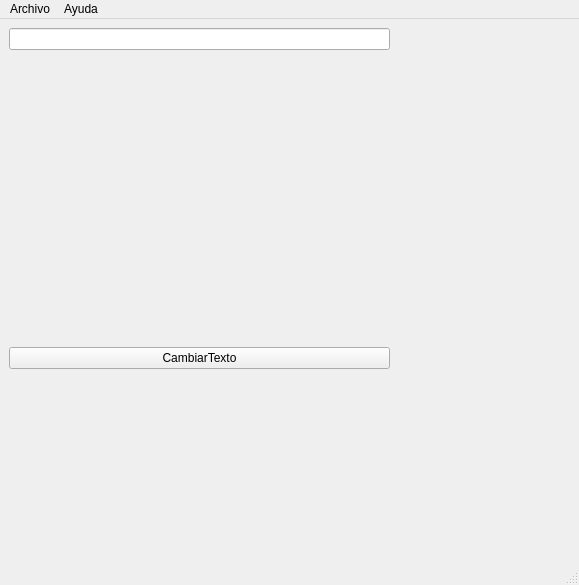
<?xml version="1.0" encoding="UTF-8"?>
<ui version="4.0">
 <class>MainWindow</class>
 <widget class="QMainWindow" name="MainWindow">
  <property name="geometry">
   <rect>
    <x>0</x>
    <y>0</y>
    <width>579</width>
    <height>585</height>
   </rect>
  </property>
  <property name="windowTitle">
   <string>MainWindow</string>
  </property>
  <widget class="QWidget" name="centralwidget">
   <widget class="QWidget" name="verticalLayoutWidget">
    <property name="geometry">
     <rect>
      <x>9</x>
      <y>9</y>
      <width>381</width>
      <height>341</height>
     </rect>
    </property>
    <layout class="QVBoxLayout" name="verticalLayout">
     <item>
      <widget class="QLineEdit" name="lineEdit"/>
     </item>
     <item>
      <widget class="QLabel" name="lblTexto">
       <property name="text">
        <string/>
       </property>
       <property name="alignment">
        <set>Qt::AlignmentFlag::AlignCenter</set>
       </property>
      </widget>
     </item>
     <item>
      <widget class="QPushButton" name="btnCambiar">
       <property name="text">
        <string>CambiarTexto</string>
       </property>
      </widget>
     </item>
    </layout>
   </widget>
  </widget>
  <widget class="QMenuBar" name="menubar">
   <property name="geometry">
    <rect>
     <x>0</x>
     <y>0</y>
     <width>579</width>
     <height>33</height>
    </rect>
   </property>
   <widget class="QMenu" name="menuArchivo">
    <property name="title">
     <string>Archivo</string>
    </property>
    <addaction name="actionAbrir"/>
    <addaction name="actionSalir"/>
   </widget>
   <widget class="QMenu" name="menuAyuda">
    <property name="title">
     <string>Ayuda</string>
    </property>
   </widget>
   <addaction name="menuArchivo"/>
   <addaction name="menuAyuda"/>
  </widget>
  <widget class="QStatusBar" name="statusbar"/>
  <action name="actionAbrir">
   <property name="text">
    <string>Abrir</string>
   </property>
  </action>
  <action name="actionSalir">
   <property name="text">
    <string>Salir</string>
   </property>
  </action>
 </widget>
 <resources/>
 <connections/>
</ui>
